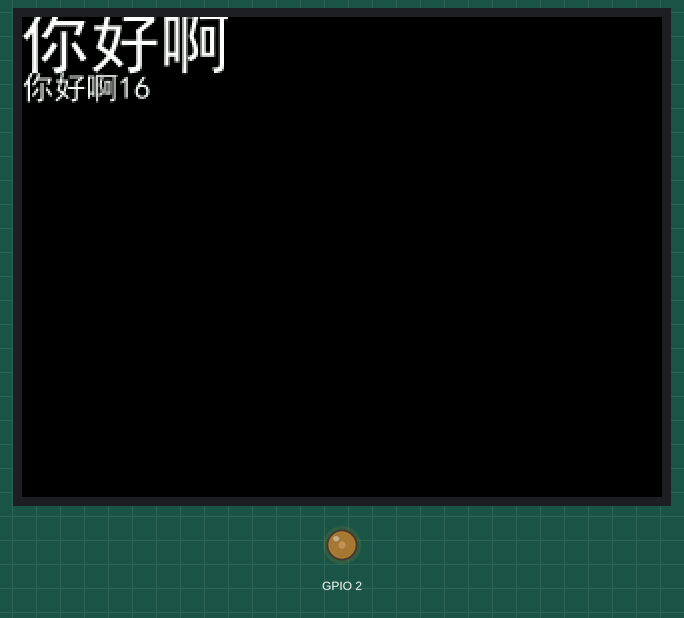
This sketch was run on a simulated ESP32. On the bench: 320×240 colour display, output pins drawn as LEDs (lit = HIGH).

Above: at 0.3 s.

The sketch:

TFTChineseFont.ino
```cpp
#include <TFT_eSPI.h>
#include "heiti_35.h"
#include "heiti_16.h"
TFT_eSPI tft;
void setup()
{

    Serial.begin(115200);
    tft.begin();
    tft.fillScreen(ST7735_BLACK);
    tft.setTextColor(ST7735_WHITE);
    tft.setTextFont(2);
    tft.setRotation(1);
    ledcSetup(1, 1000, 12);
    ledcAttachPin(2, 1);
    ledcWrite(1, pow(2, 10)); // 设置屏幕亮度为25%
    tft.loadFont(heiti_35);
    tft.println("你好啊");
    tft.unloadFont();

    tft.loadFont(heiti_16);
    tft.println("你好啊16");
    tft.unloadFont();
}
void loop()
{
}
```

Source omitted: heiti_16.h (data table, 71650 bytes), heiti_35.h (data table, 249898 bytes)
